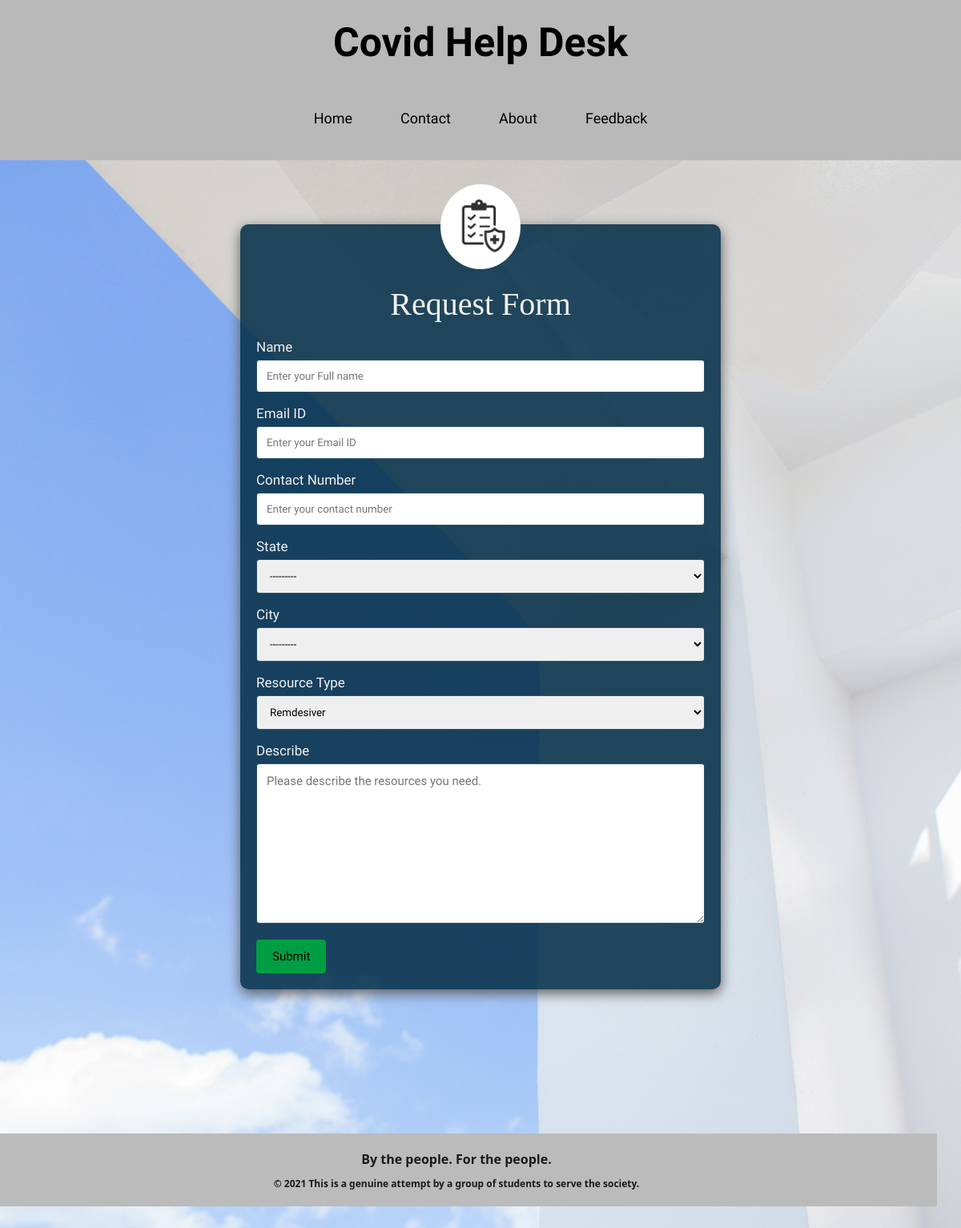
The app's page /addpost, older data.
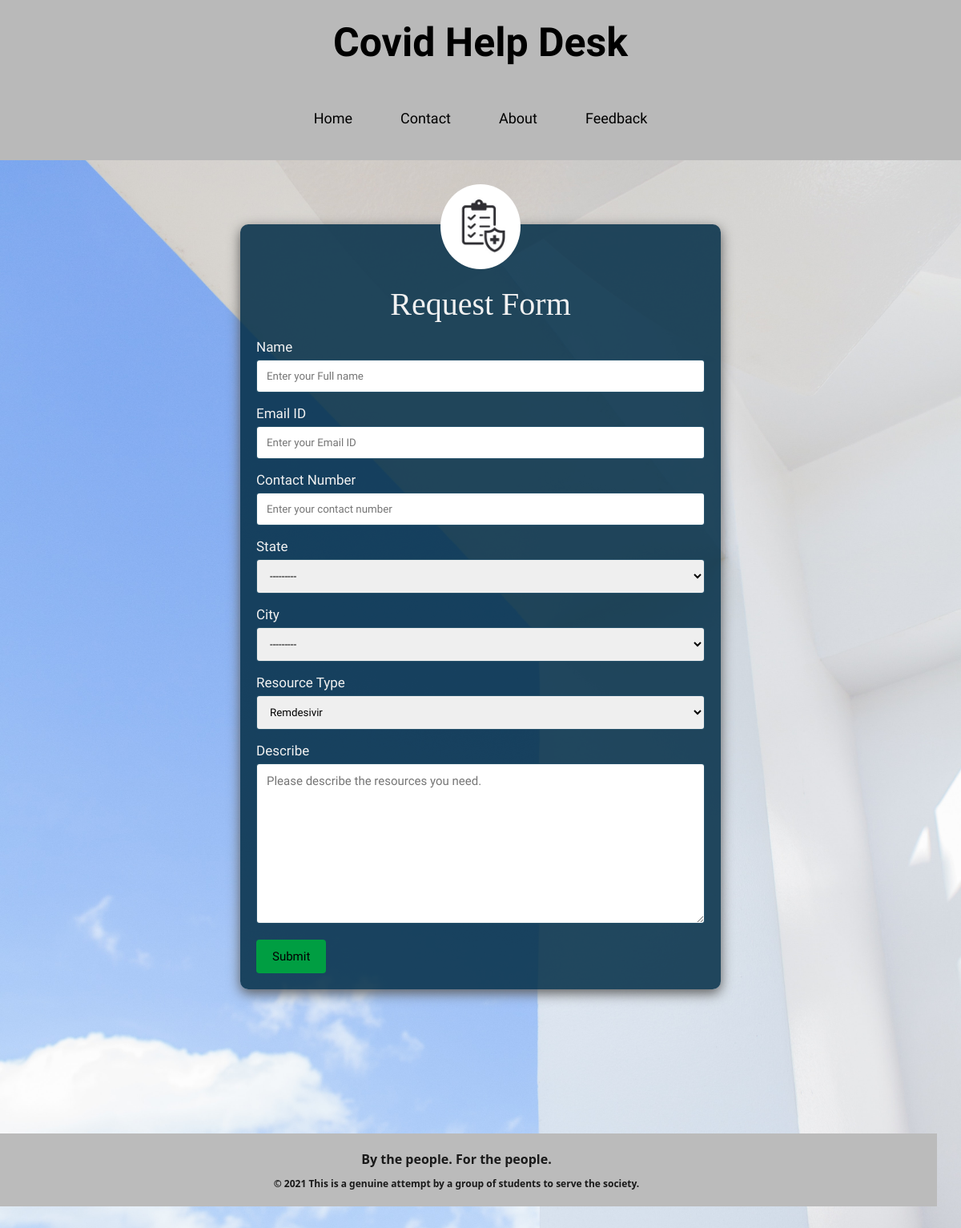
The same page, newer data.
### receiver/models.py (models this page shows)
class Res_type(models.Model):
    resource_name = models.CharField(max_length=50)
    more_info = models.CharField(
        default='', max_length=200, blank=True, null=True)
    def __str__(self):
        return self.resource_name

### receiver/views.py (the view)
# urls.py: path('addpost', views.add_need, name='addpost'),
def add_need(request):
    if request.method == "POST":
        nd = NeedForm(request.POST)
        if nd.is_valid():
            nd.save()
            nd_new = NeedForm()
            return render(request, 'request.html', {'hhm': nd_new, 'msg': 'Help added :)'})
        else:
            nd_new = NeedForm()
            return render(request, 'request.html', {'hhm': nd, 'msg': 'Check for Errors!!!'})
    else:
        nd_new = NeedForm()
        return render(request, 'request.html', {'hhm': nd_new})

### receiver/forms.py (shortened to what this page needs)
class NeedForm(forms.ModelForm):
    class Meta:
        model = Needy
        fields = ['name', 'email_id', 'phone',
                  'state', 'city', 'resource_name', 'description']
    def __init__(self, *args, **kwargs):
        super().__init__(*args, **kwargs)
        self.fields['city'].queryset = City.objects.none()

### receiver/models.py (called while the page is built)
    def __str__(self):
        return self.name

### receiver/templates/request.html (shortened to what this page needs)
{% extends 'base.html'%}
{% block content %}
{% load static %}
<link rel="stylesheet" href="{% static 'css/req.css' %}" type="text/css" />
<div class="container">
  <div class="imgdiv2">
    <img src="{% static 'images/reqicon.png' %}" alt="">
  </div>
  <div class="Title">Request Form</div>
  <form method="POST" id='requestF' data-cities-url="{% url 'ajax_load_cities' %}">
    <label for="fname">Name</label>
    <input type="text" id="fname" name="name" placeholder="Enter your Full name" required>
    <label for="location">Email ID</label>
    <input type="text" id="lname" name="email_id" placeholder="Enter your Email ID" required>
    <label for="location">Contact Number</label>
    <input type="text" id="contact" name="phone" placeholder="Enter your contact number" required>
    <label for="state">State</label>
    {{ hhm.state }}
    <label for="city">City</label>
    {{ hhm.city }}
    <label for="res_type">Resource Type</label>
    {{ hhm.resource_name}}
    <label for="Describe">Describe</label>
    <textarea id="subject" name="description" placeholder="Please describe the resources you need. "
      style="height:200px"></textarea>
    <input type="submit" value="Submit">
  </form>
</div>
{% endblock %}

Row changes from the older to the newer data that the page shows:
changed Res_type: resource_name "Remdesiver" → "Remdesivir"
